Frame 1 (no input): blank canvas, image omitted
Frame 60 (no input): blank canvas, image omitted
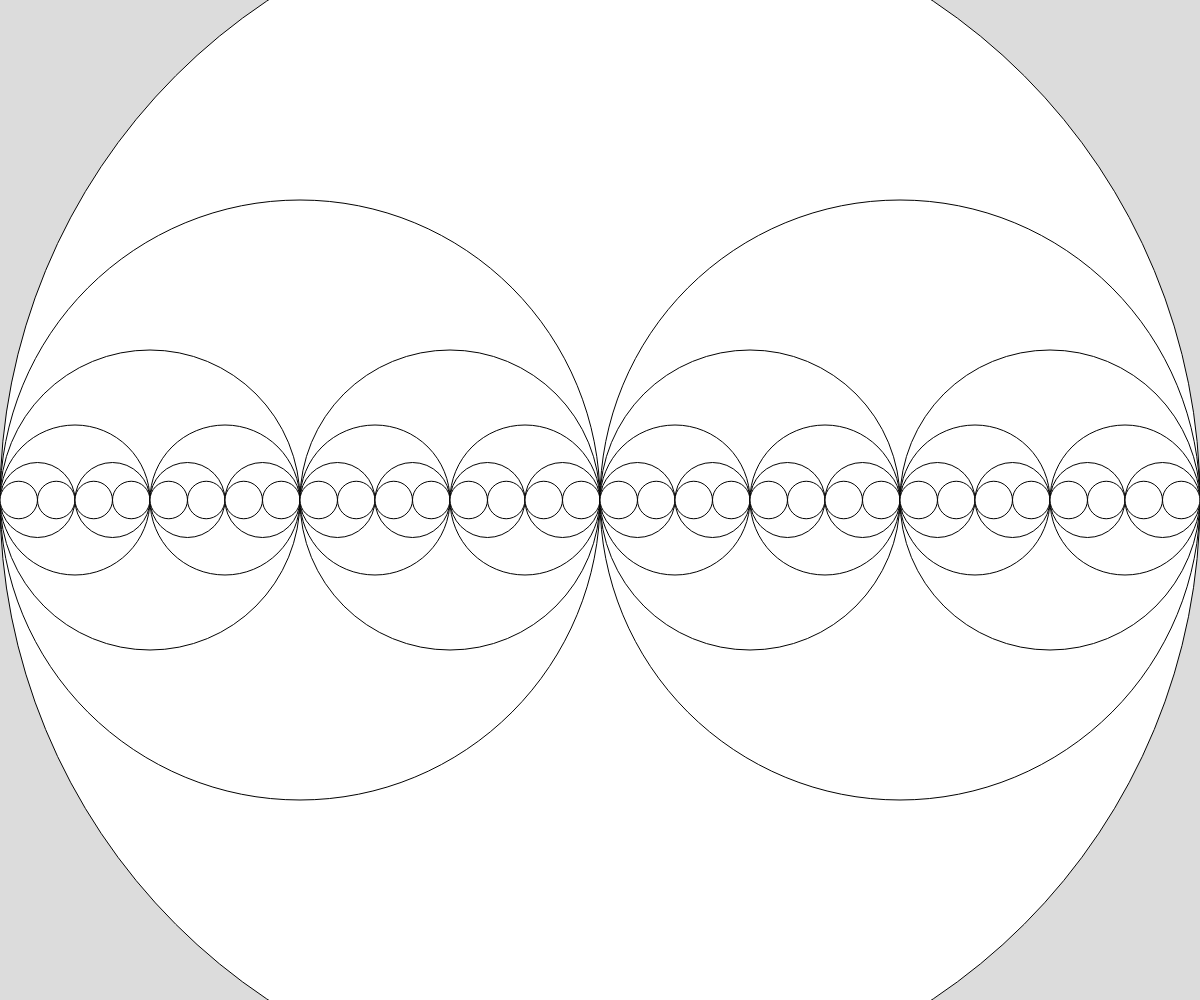
Frame 120 (the mouse pressed at the canvas centre since frame 60)

The p5.js sketch whose frames 1 and 60 were blank and that drew this single picture after the mouse press (run headless with seeded random() and noise() and a simulated clock; from frame 60 on, the mouse is pressed at the canvas centre):

// p5.js sketch
// ── sketch.js
// Project Title
// Your Name
// Date
//
// Extra for Experts:
// - describe what you did to take this project "above and beyond"


function setup() {
  createCanvas(windowWidth, windowHeight);
}

function draw() {
  background(220);
  recuriveCircle(width/2, height/2 ,mouseX);
}

function recuriveCircle(x, y, radius){
  circle(x, y, radius*2);

  if (radius > 30){
    recuriveCircle(x - radius/2, y, radius/2);
    recuriveCircle(x + radius/2, y, radius/2);
  }
}
